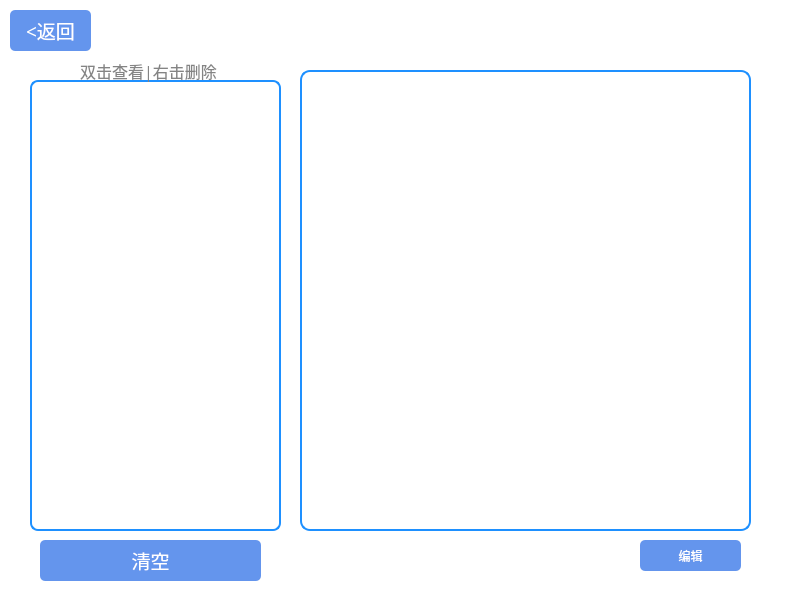
<?xml version="1.0" encoding="UTF-8"?>
<ui version="4.0">
 <class>Check1</class>
 <widget class="QWidget" name="Check1">
  <property name="geometry">
   <rect>
    <x>0</x>
    <y>0</y>
    <width>800</width>
    <height>600</height>
   </rect>
  </property>
  <property name="palette">
   <palette>
    <active>
     <colorrole role="Light">
      <brush brushstyle="SolidPattern">
       <color alpha="255">
        <red>255</red>
        <green>255</green>
        <blue>255</blue>
       </color>
      </brush>
     </colorrole>
     <colorrole role="Base">
      <brush brushstyle="SolidPattern">
       <color alpha="255">
        <red>255</red>
        <green>255</green>
        <blue>255</blue>
       </color>
      </brush>
     </colorrole>
     <colorrole role="Window">
      <brush brushstyle="SolidPattern">
       <color alpha="255">
        <red>255</red>
        <green>255</green>
        <blue>255</blue>
       </color>
      </brush>
     </colorrole>
    </active>
    <inactive>
     <colorrole role="Light">
      <brush brushstyle="SolidPattern">
       <color alpha="255">
        <red>255</red>
        <green>255</green>
        <blue>255</blue>
       </color>
      </brush>
     </colorrole>
     <colorrole role="Base">
      <brush brushstyle="SolidPattern">
       <color alpha="255">
        <red>255</red>
        <green>255</green>
        <blue>255</blue>
       </color>
      </brush>
     </colorrole>
     <colorrole role="Window">
      <brush brushstyle="SolidPattern">
       <color alpha="255">
        <red>255</red>
        <green>255</green>
        <blue>255</blue>
       </color>
      </brush>
     </colorrole>
    </inactive>
    <disabled>
     <colorrole role="Light">
      <brush brushstyle="SolidPattern">
       <color alpha="255">
        <red>255</red>
        <green>255</green>
        <blue>255</blue>
       </color>
      </brush>
     </colorrole>
     <colorrole role="Base">
      <brush brushstyle="SolidPattern">
       <color alpha="255">
        <red>255</red>
        <green>255</green>
        <blue>255</blue>
       </color>
      </brush>
     </colorrole>
     <colorrole role="Window">
      <brush brushstyle="SolidPattern">
       <color alpha="255">
        <red>255</red>
        <green>255</green>
        <blue>255</blue>
       </color>
      </brush>
     </colorrole>
    </disabled>
   </palette>
  </property>
  <property name="windowTitle">
   <string>Form</string>
  </property>
  <property name="styleSheet">
   <string notr="true"/>
  </property>
  <widget class="QPushButton" name="pushButton">
   <property name="geometry">
    <rect>
     <x>10</x>
     <y>10</y>
     <width>81</width>
     <height>41</height>
    </rect>
   </property>
   <property name="font">
    <font>
     <family>黑体</family>
     <pointsize>14</pointsize>
     <weight>3</weight>
     <italic>false</italic>
     <bold>false</bold>
    </font>
   </property>
   <property name="styleSheet">
    <string notr="true">QPushButton:hover{
background: rgb(65,105,225);
border: 2px solid rgb(65,105,225);
}
QPushButton:pressed{
background: rgb(0,0,139);
border: 2px solid rgb(0,0,139);
}
QPushButton {
	color: white;
	background: rgb(100,149,237);
	font: 25 14pt &quot;黑体&quot;;
	border: 2px solid 	rgb(100,149,237);
	border-radius: 5px;
}</string>
   </property>
   <property name="text">
    <string>&lt;返回</string>
   </property>
  </widget>
  <widget class="QListWidget" name="listWidget">
   <property name="geometry">
    <rect>
     <x>30</x>
     <y>80</y>
     <width>251</width>
     <height>451</height>
    </rect>
   </property>
   <property name="palette">
    <palette>
     <active>
      <colorrole role="Button">
       <brush brushstyle="SolidPattern">
        <color alpha="255">
         <red>255</red>
         <green>255</green>
         <blue>255</blue>
        </color>
       </brush>
      </colorrole>
      <colorrole role="Light">
       <brush brushstyle="SolidPattern">
        <color alpha="255">
         <red>255</red>
         <green>255</green>
         <blue>255</blue>
        </color>
       </brush>
      </colorrole>
      <colorrole role="Text">
       <brush brushstyle="SolidPattern">
        <color alpha="255">
         <red>13</red>
         <green>19</green>
         <blue>135</blue>
        </color>
       </brush>
      </colorrole>
      <colorrole role="BrightText">
       <brush brushstyle="SolidPattern">
        <color alpha="255">
         <red>255</red>
         <green>255</green>
         <blue>255</blue>
        </color>
       </brush>
      </colorrole>
      <colorrole role="Base">
       <brush brushstyle="SolidPattern">
        <color alpha="255">
         <red>255</red>
         <green>255</green>
         <blue>255</blue>
        </color>
       </brush>
      </colorrole>
      <colorrole role="Window">
       <brush brushstyle="SolidPattern">
        <color alpha="255">
         <red>255</red>
         <green>255</green>
         <blue>255</blue>
        </color>
       </brush>
      </colorrole>
      <colorrole role="HighlightedText">
       <brush brushstyle="SolidPattern">
        <color alpha="255">
         <red>255</red>
         <green>255</green>
         <blue>255</blue>
        </color>
       </brush>
      </colorrole>
      <colorrole role="NoRole">
       <brush brushstyle="SolidPattern">
        <color alpha="255">
         <red>255</red>
         <green>255</green>
         <blue>255</blue>
        </color>
       </brush>
      </colorrole>
      <colorrole role="ToolTipBase">
       <brush brushstyle="SolidPattern">
        <color alpha="255">
         <red>255</red>
         <green>255</green>
         <blue>255</blue>
        </color>
       </brush>
      </colorrole>
     </active>
     <inactive>
      <colorrole role="Button">
       <brush brushstyle="SolidPattern">
        <color alpha="255">
         <red>255</red>
         <green>255</green>
         <blue>255</blue>
        </color>
       </brush>
      </colorrole>
      <colorrole role="Light">
       <brush brushstyle="SolidPattern">
        <color alpha="255">
         <red>255</red>
         <green>255</green>
         <blue>255</blue>
        </color>
       </brush>
      </colorrole>
      <colorrole role="Text">
       <brush brushstyle="SolidPattern">
        <color alpha="255">
         <red>13</red>
         <green>19</green>
         <blue>135</blue>
        </color>
       </brush>
      </colorrole>
      <colorrole role="BrightText">
       <brush brushstyle="SolidPattern">
        <color alpha="255">
         <red>255</red>
         <green>255</green>
         <blue>255</blue>
        </color>
       </brush>
      </colorrole>
      <colorrole role="Base">
       <brush brushstyle="SolidPattern">
        <color alpha="255">
         <red>255</red>
         <green>255</green>
         <blue>255</blue>
        </color>
       </brush>
      </colorrole>
      <colorrole role="Window">
       <brush brushstyle="SolidPattern">
        <color alpha="255">
         <red>255</red>
         <green>255</green>
         <blue>255</blue>
        </color>
       </brush>
      </colorrole>
      <colorrole role="HighlightedText">
       <brush brushstyle="SolidPattern">
        <color alpha="255">
         <red>255</red>
         <green>255</green>
         <blue>255</blue>
        </color>
       </brush>
      </colorrole>
      <colorrole role="NoRole">
       <brush brushstyle="SolidPattern">
        <color alpha="255">
         <red>255</red>
         <green>255</green>
         <blue>255</blue>
        </color>
       </brush>
      </colorrole>
      <colorrole role="ToolTipBase">
       <brush brushstyle="SolidPattern">
        <color alpha="255">
         <red>255</red>
         <green>255</green>
         <blue>255</blue>
        </color>
       </brush>
      </colorrole>
     </inactive>
     <disabled>
      <colorrole role="Button">
       <brush brushstyle="SolidPattern">
        <color alpha="255">
         <red>255</red>
         <green>255</green>
         <blue>255</blue>
        </color>
       </brush>
      </colorrole>
      <colorrole role="Light">
       <brush brushstyle="SolidPattern">
        <color alpha="255">
         <red>255</red>
         <green>255</green>
         <blue>255</blue>
        </color>
       </brush>
      </colorrole>
      <colorrole role="Text">
       <brush brushstyle="SolidPattern">
        <color alpha="255">
         <red>120</red>
         <green>120</green>
         <blue>120</blue>
        </color>
       </brush>
      </colorrole>
      <colorrole role="BrightText">
       <brush brushstyle="SolidPattern">
        <color alpha="255">
         <red>255</red>
         <green>255</green>
         <blue>255</blue>
        </color>
       </brush>
      </colorrole>
      <colorrole role="Base">
       <brush brushstyle="SolidPattern">
        <color alpha="255">
         <red>255</red>
         <green>255</green>
         <blue>255</blue>
        </color>
       </brush>
      </colorrole>
      <colorrole role="Window">
       <brush brushstyle="SolidPattern">
        <color alpha="255">
         <red>255</red>
         <green>255</green>
         <blue>255</blue>
        </color>
       </brush>
      </colorrole>
      <colorrole role="HighlightedText">
       <brush brushstyle="SolidPattern">
        <color alpha="255">
         <red>255</red>
         <green>255</green>
         <blue>255</blue>
        </color>
       </brush>
      </colorrole>
      <colorrole role="NoRole">
       <brush brushstyle="SolidPattern">
        <color alpha="255">
         <red>255</red>
         <green>255</green>
         <blue>255</blue>
        </color>
       </brush>
      </colorrole>
      <colorrole role="ToolTipBase">
       <brush brushstyle="SolidPattern">
        <color alpha="255">
         <red>255</red>
         <green>255</green>
         <blue>255</blue>
        </color>
       </brush>
      </colorrole>
     </disabled>
    </palette>
   </property>
   <property name="font">
    <font>
     <family>黑体</family>
     <pointsize>12</pointsize>
     <weight>3</weight>
     <italic>false</italic>
     <bold>false</bold>
    </font>
   </property>
   <property name="contextMenuPolicy">
    <enum>Qt::CustomContextMenu</enum>
   </property>
   <property name="styleSheet">
    <string notr="true">QListView::item {
    height: 40px;
}
QListView {
	background: rgb(255, 255, 255);
	font: 25 12pt &quot;黑体&quot;;
	border: 2px solid rgb(30,144,255); 
	border-radius: 8px;
}
QListView::item:hover {
	background-color: transparent;
	padding: 10px;
	border-left: 3px solid rgb(	30,144,255);
}
QListView::item:selected {
	background-color: transparent;
	color: black;
	padding: 10px;
	border-left: 3px solid rgb(65,105,225);
}</string>
   </property>
  </widget>
  <widget class="QTextBrowser" name="textBrowser">
   <property name="geometry">
    <rect>
     <x>300</x>
     <y>70</y>
     <width>451</width>
     <height>461</height>
    </rect>
   </property>
   <property name="palette">
    <palette>
     <active>
      <colorrole role="WindowText">
       <brush brushstyle="SolidPattern">
        <color alpha="255">
         <red>105</red>
         <green>105</green>
         <blue>105</blue>
        </color>
       </brush>
      </colorrole>
      <colorrole role="Button">
       <brush brushstyle="SolidPattern">
        <color alpha="255">
         <red>255</red>
         <green>255</green>
         <blue>255</blue>
        </color>
       </brush>
      </colorrole>
      <colorrole role="Text">
       <brush brushstyle="SolidPattern">
        <color alpha="255">
         <red>105</red>
         <green>105</green>
         <blue>105</blue>
        </color>
       </brush>
      </colorrole>
      <colorrole role="ButtonText">
       <brush brushstyle="SolidPattern">
        <color alpha="255">
         <red>105</red>
         <green>105</green>
         <blue>105</blue>
        </color>
       </brush>
      </colorrole>
      <colorrole role="Base">
       <brush brushstyle="SolidPattern">
        <color alpha="255">
         <red>255</red>
         <green>255</green>
         <blue>255</blue>
        </color>
       </brush>
      </colorrole>
      <colorrole role="Window">
       <brush brushstyle="SolidPattern">
        <color alpha="255">
         <red>255</red>
         <green>255</green>
         <blue>255</blue>
        </color>
       </brush>
      </colorrole>
     </active>
     <inactive>
      <colorrole role="WindowText">
       <brush brushstyle="SolidPattern">
        <color alpha="255">
         <red>105</red>
         <green>105</green>
         <blue>105</blue>
        </color>
       </brush>
      </colorrole>
      <colorrole role="Button">
       <brush brushstyle="SolidPattern">
        <color alpha="255">
         <red>255</red>
         <green>255</green>
         <blue>255</blue>
        </color>
       </brush>
      </colorrole>
      <colorrole role="Text">
       <brush brushstyle="SolidPattern">
        <color alpha="255">
         <red>105</red>
         <green>105</green>
         <blue>105</blue>
        </color>
       </brush>
      </colorrole>
      <colorrole role="ButtonText">
       <brush brushstyle="SolidPattern">
        <color alpha="255">
         <red>105</red>
         <green>105</green>
         <blue>105</blue>
        </color>
       </brush>
      </colorrole>
      <colorrole role="Base">
       <brush brushstyle="SolidPattern">
        <color alpha="255">
         <red>255</red>
         <green>255</green>
         <blue>255</blue>
        </color>
       </brush>
      </colorrole>
      <colorrole role="Window">
       <brush brushstyle="SolidPattern">
        <color alpha="255">
         <red>255</red>
         <green>255</green>
         <blue>255</blue>
        </color>
       </brush>
      </colorrole>
     </inactive>
     <disabled>
      <colorrole role="WindowText">
       <brush brushstyle="SolidPattern">
        <color alpha="255">
         <red>105</red>
         <green>105</green>
         <blue>105</blue>
        </color>
       </brush>
      </colorrole>
      <colorrole role="Button">
       <brush brushstyle="SolidPattern">
        <color alpha="255">
         <red>255</red>
         <green>255</green>
         <blue>255</blue>
        </color>
       </brush>
      </colorrole>
      <colorrole role="Text">
       <brush brushstyle="SolidPattern">
        <color alpha="255">
         <red>105</red>
         <green>105</green>
         <blue>105</blue>
        </color>
       </brush>
      </colorrole>
      <colorrole role="ButtonText">
       <brush brushstyle="SolidPattern">
        <color alpha="255">
         <red>105</red>
         <green>105</green>
         <blue>105</blue>
        </color>
       </brush>
      </colorrole>
      <colorrole role="Base">
       <brush brushstyle="SolidPattern">
        <color alpha="255">
         <red>255</red>
         <green>255</green>
         <blue>255</blue>
        </color>
       </brush>
      </colorrole>
      <colorrole role="Window">
       <brush brushstyle="SolidPattern">
        <color alpha="255">
         <red>255</red>
         <green>255</green>
         <blue>255</blue>
        </color>
       </brush>
      </colorrole>
     </disabled>
    </palette>
   </property>
   <property name="font">
    <font>
     <family>黑体</family>
     <pointsize>14</pointsize>
     <weight>3</weight>
     <italic>false</italic>
     <bold>false</bold>
    </font>
   </property>
   <property name="styleSheet">
    <string notr="true">QTextBrowser {
	color: rgb(	105,105,105);
	background: rgb(255, 255, 255);
	font: 25 14pt &quot;黑体&quot;;
	border: 2px solid rgb(30,144,255); 
	padding: 10px;
	border-radius: 10px;
}</string>
   </property>
  </widget>
  <widget class="QLabel" name="label">
   <property name="geometry">
    <rect>
     <x>80</x>
     <y>50</y>
     <width>171</width>
     <height>41</height>
    </rect>
   </property>
   <property name="palette">
    <palette>
     <active>
      <colorrole role="WindowText">
       <brush brushstyle="SolidPattern">
        <color alpha="255">
         <red>132</red>
         <green>132</green>
         <blue>132</blue>
        </color>
       </brush>
      </colorrole>
     </active>
     <inactive>
      <colorrole role="WindowText">
       <brush brushstyle="SolidPattern">
        <color alpha="255">
         <red>132</red>
         <green>132</green>
         <blue>132</blue>
        </color>
       </brush>
      </colorrole>
     </inactive>
     <disabled>
      <colorrole role="WindowText">
       <brush brushstyle="SolidPattern">
        <color alpha="255">
         <red>120</red>
         <green>120</green>
         <blue>120</blue>
        </color>
       </brush>
      </colorrole>
     </disabled>
    </palette>
   </property>
   <property name="font">
    <font>
     <family>黑体</family>
     <pointsize>12</pointsize>
    </font>
   </property>
   <property name="text">
    <string>双击查看|右击删除</string>
   </property>
  </widget>
  <widget class="QPushButton" name="pushButton_2">
   <property name="geometry">
    <rect>
     <x>40</x>
     <y>540</y>
     <width>221</width>
     <height>41</height>
    </rect>
   </property>
   <property name="font">
    <font>
     <family>黑体</family>
     <pointsize>14</pointsize>
     <weight>3</weight>
     <italic>false</italic>
     <bold>false</bold>
    </font>
   </property>
   <property name="styleSheet">
    <string notr="true">QPushButton:hover{
background: rgb(65,105,225);
border: 2px solid rgb(65,105,225);
}
QPushButton:pressed{
background: rgb(0,0,139);
border: 2px solid rgb(0,0,139);
}
QPushButton {
	color: white;
	background: rgb(100,149,237);
	font: 25 14pt &quot;黑体&quot;;
	border: 2px solid 	rgb(100,149,237);
	border-radius: 5px;
}</string>
   </property>
   <property name="text">
    <string>清空</string>
   </property>
  </widget>
  <widget class="QPushButton" name="pushButton_3">
   <property name="geometry">
    <rect>
     <x>640</x>
     <y>540</y>
     <width>101</width>
     <height>31</height>
    </rect>
   </property>
   <property name="styleSheet">
    <string notr="true">QPushButton:hover{
background: rgb(65,105,225);
border: 2px solid rgb(65,105,225);
}
QPushButton:pressed{
background: rgb(0,0,139);
border: 2px solid rgb(0,0,139);
}
QPushButton {
	color: white;
	background: rgb(100,149,237);
	font: 25 14pt &quot;黑体&quot;;
	border: 2px solid 	rgb(100,149,237);
	border-radius: 5px;
}</string>
   </property>
   <property name="text">
    <string>编辑</string>
   </property>
  </widget>
 </widget>
 <resources/>
 <connections/>
</ui>
